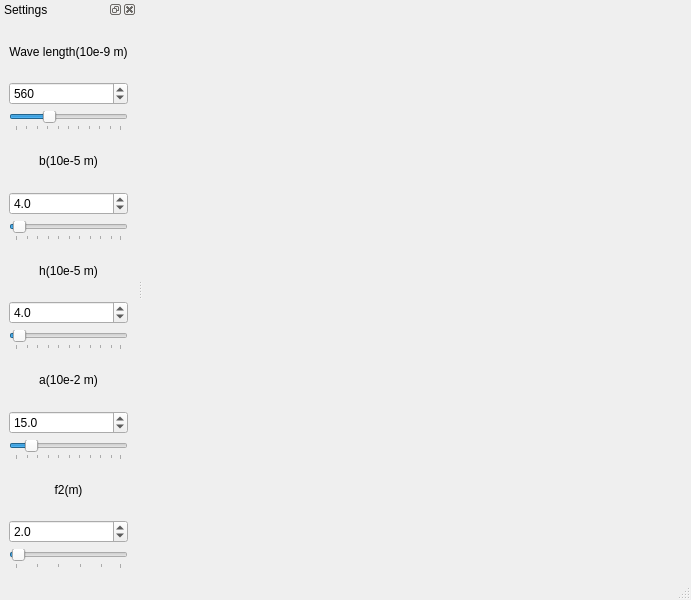
<?xml version="1.0" encoding="UTF-8"?>
<ui version="4.0">
 <class>MainWindow</class>
 <widget class="QMainWindow" name="MainWindow">
  <property name="geometry">
   <rect>
    <x>0</x>
    <y>0</y>
    <width>691</width>
    <height>600</height>
   </rect>
  </property>
  <property name="font">
   <font>
    <family>Arial</family>
   </font>
  </property>
  <property name="windowTitle">
   <string>MainWindow</string>
  </property>
  <widget class="QWidget" name="centralwidget">
   <layout class="QHBoxLayout" name="horizontalLayout">
    <item>
     <widget class="MPL_WIDGET" name="mplwidget" native="true"/>
    </item>
   </layout>
  </widget>
  <widget class="QMenuBar" name="menubar">
   <property name="geometry">
    <rect>
     <x>0</x>
     <y>0</y>
     <width>691</width>
     <height>21</height>
    </rect>
   </property>
  </widget>
  <widget class="QStatusBar" name="statusbar"/>
  <widget class="QDockWidget" name="settings">
   <property name="font">
    <font>
     <family>Arial</family>
    </font>
   </property>
   <property name="windowTitle">
    <string>Settings</string>
   </property>
   <attribute name="dockWidgetArea">
    <number>1</number>
   </attribute>
   <widget class="QWidget" name="dockWidgetContents">
    <layout class="QVBoxLayout" name="verticalLayout">
     <item>
      <widget class="QLabel" name="label_lamda">
       <property name="font">
        <font>
         <family>Arial</family>
        </font>
       </property>
       <property name="text">
        <string>&lt;html&gt;&lt;head/&gt;&lt;body&gt;&lt;p align=&quot;center&quot;&gt;Wave length(10e-9 m)&lt;/p&gt;&lt;/body&gt;&lt;/html&gt;</string>
       </property>
      </widget>
     </item>
     <item>
      <widget class="QDoubleSpinBox" name="SpinBox_lambda">
       <property name="decimals">
        <number>0</number>
       </property>
       <property name="minimum">
        <double>400.000000000000000</double>
       </property>
       <property name="maximum">
        <double>900.000000000000000</double>
       </property>
       <property name="singleStep">
        <double>10.000000000000000</double>
       </property>
       <property name="value">
        <double>560.000000000000000</double>
       </property>
      </widget>
     </item>
     <item>
      <widget class="QSlider" name="slider_lambda">
       <property name="statusTip">
        <string>Change the wave length of monochromatic light</string>
       </property>
       <property name="minimum">
        <number>400</number>
       </property>
       <property name="maximum">
        <number>900</number>
       </property>
       <property name="singleStep">
        <number>10</number>
       </property>
       <property name="value">
        <number>560</number>
       </property>
       <property name="orientation">
        <enum>Qt::Horizontal</enum>
       </property>
       <property name="tickPosition">
        <enum>QSlider::TicksBelow</enum>
       </property>
       <property name="tickInterval">
        <number>50</number>
       </property>
      </widget>
     </item>
     <item>
      <widget class="QLabel" name="label_b">
       <property name="text">
        <string>&lt;html&gt;&lt;head/&gt;&lt;body&gt;&lt;p align=&quot;center&quot;&gt;b(10e-5 m)&lt;/p&gt;&lt;/body&gt;&lt;/html&gt;</string>
       </property>
      </widget>
     </item>
     <item>
      <widget class="QDoubleSpinBox" name="SpinBox_b">
       <property name="statusTip">
        <string>Change the width of the rectangular aperture</string>
       </property>
       <property name="decimals">
        <number>1</number>
       </property>
       <property name="minimum">
        <double>0.100000000000000</double>
       </property>
       <property name="singleStep">
        <double>1.000000000000000</double>
       </property>
       <property name="value">
        <double>4.000000000000000</double>
       </property>
      </widget>
     </item>
     <item>
      <widget class="QSlider" name="slider_b">
       <property name="statusTip">
        <string>Change the width of the rectangular aperture</string>
       </property>
       <property name="minimum">
        <number>1</number>
       </property>
       <property name="maximum">
        <number>100</number>
       </property>
       <property name="value">
        <number>4</number>
       </property>
       <property name="orientation">
        <enum>Qt::Horizontal</enum>
       </property>
       <property name="tickPosition">
        <enum>QSlider::TicksBelow</enum>
       </property>
       <property name="tickInterval">
        <number>10</number>
       </property>
      </widget>
     </item>
     <item>
      <widget class="QLabel" name="label_h">
       <property name="text">
        <string>&lt;html&gt;&lt;head/&gt;&lt;body&gt;&lt;p align=&quot;center&quot;&gt;h(10e-5 m)&lt;/p&gt;&lt;/body&gt;&lt;/html&gt;</string>
       </property>
      </widget>
     </item>
     <item>
      <widget class="QDoubleSpinBox" name="SpinBox_h">
       <property name="statusTip">
        <string>change the height of the recatangular aperture</string>
       </property>
       <property name="decimals">
        <number>1</number>
       </property>
       <property name="minimum">
        <double>0.100000000000000</double>
       </property>
       <property name="value">
        <double>4.000000000000000</double>
       </property>
      </widget>
     </item>
     <item>
      <widget class="QSlider" name="slider_h">
       <property name="statusTip">
        <string>change the height of the recatangular aperture</string>
       </property>
       <property name="minimum">
        <number>1</number>
       </property>
       <property name="maximum">
        <number>100</number>
       </property>
       <property name="value">
        <number>4</number>
       </property>
       <property name="orientation">
        <enum>Qt::Horizontal</enum>
       </property>
       <property name="tickPosition">
        <enum>QSlider::TicksBelow</enum>
       </property>
       <property name="tickInterval">
        <number>10</number>
       </property>
      </widget>
     </item>
     <item>
      <widget class="QLabel" name="label_a">
       <property name="text">
        <string>&lt;html&gt;&lt;head/&gt;&lt;body&gt;&lt;p align=&quot;center&quot;&gt;a(10e-2 m)&lt;/p&gt;&lt;/body&gt;&lt;/html&gt;</string>
       </property>
      </widget>
     </item>
     <item>
      <widget class="QDoubleSpinBox" name="SpinBox_a">
       <property name="statusTip">
        <string>Change the side of the square-shaped screen</string>
       </property>
       <property name="decimals">
        <number>1</number>
       </property>
       <property name="minimum">
        <double>0.100000000000000</double>
       </property>
       <property name="singleStep">
        <double>1.000000000000000</double>
       </property>
       <property name="value">
        <double>15.000000000000000</double>
       </property>
      </widget>
     </item>
     <item>
      <widget class="QSlider" name="slider_a">
       <property name="statusTip">
        <string>Change the side of the square-shaped screen</string>
       </property>
       <property name="minimum">
        <number>1</number>
       </property>
       <property name="maximum">
        <number>100</number>
       </property>
       <property name="value">
        <number>15</number>
       </property>
       <property name="orientation">
        <enum>Qt::Horizontal</enum>
       </property>
       <property name="tickPosition">
        <enum>QSlider::TicksBelow</enum>
       </property>
       <property name="tickInterval">
        <number>10</number>
       </property>
      </widget>
     </item>
     <item>
      <widget class="QLabel" name="label_f2">
       <property name="text">
        <string>&lt;html&gt;&lt;head/&gt;&lt;body&gt;&lt;p align=&quot;center&quot;&gt;f2(m)&lt;/p&gt;&lt;/body&gt;&lt;/html&gt;</string>
       </property>
      </widget>
     </item>
     <item>
      <widget class="QDoubleSpinBox" name="SpinBox_f2">
       <property name="statusTip">
        <string>Change the focal length f2 of the lens L2</string>
       </property>
       <property name="decimals">
        <number>1</number>
       </property>
       <property name="minimum">
        <double>0.100000000000000</double>
       </property>
       <property name="maximum">
        <double>50.000000000000000</double>
       </property>
       <property name="value">
        <double>2.000000000000000</double>
       </property>
      </widget>
     </item>
     <item>
      <widget class="QSlider" name="slider_f2">
       <property name="statusTip">
        <string>Change the focal length f2 of the lens L2</string>
       </property>
       <property name="minimum">
        <number>1</number>
       </property>
       <property name="maximum">
        <number>50</number>
       </property>
       <property name="value">
        <number>2</number>
       </property>
       <property name="orientation">
        <enum>Qt::Horizontal</enum>
       </property>
       <property name="tickPosition">
        <enum>QSlider::TicksBelow</enum>
       </property>
       <property name="tickInterval">
        <number>10</number>
       </property>
      </widget>
     </item>
    </layout>
   </widget>
  </widget>
 </widget>
 <customwidgets>
  <customwidget>
   <class>MPL_WIDGET</class>
   <extends>QWidget</extends>
   <header location="global">mplwidget</header>
   <container>1</container>
  </customwidget>
 </customwidgets>
 <resources/>
 <connections/>
</ui>
